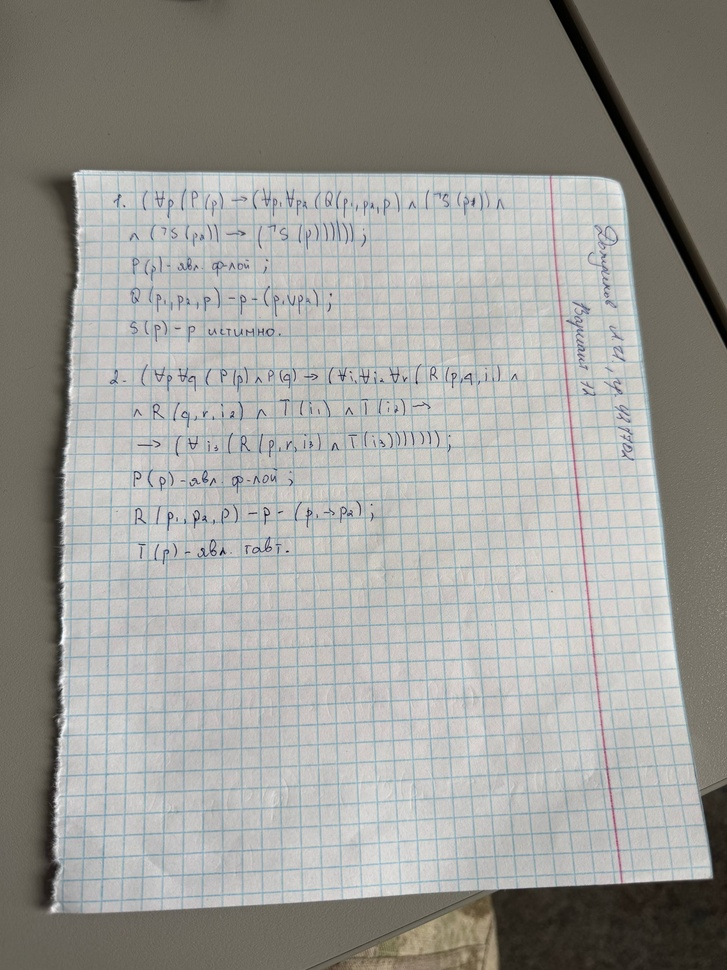
#> input picture sem4/MOIS/lab1/photo_2026-04-26_15-52-47.jpg, 727 x 970 px, shrunk from 1920 x 2560 before the run
$ python lab2_filters.py ../../../sem4/MOIS/lab1/photo_2026-04-26_15-52-47.jpg
#> lines starting #> are read from the running program, lines starting #| are printed output that depends on the picture
# -*- coding: utf-8 -*-

from pathlib import Path
import numpy as np
from PIL import Image, ImageDraw
import matplotlib
matplotlib.use('Agg')
import matplotlib.pyplot as plt

OUT = Path('results')
OUT.mkdir(exist_ok=True)
plt.rcParams.update({'font.family': 'DejaVu Sans',
                     'font.size': 10, 'figure.dpi': 150})

def u8(a):
    return np.rint(np.clip(a, 0, 255)).astype(np.uint8)

def test_image():
    y, x = np.mgrid[:256, :256]
    a = 35 + 150*x/255 + 12*np.sin(y/8)
    im = Image.fromarray(u8(a))
    d = ImageDraw.Draw(im)
    d.rectangle((18, 24, 108, 110), fill=55, outline=240,
                width=3)
    d.ellipse((139, 22, 232, 115), fill=215, outline=20,
              width=3)
    d.polygon([(28, 211), (79, 130), (126, 211)], fill=170)
    for k in range(8):
        d.rectangle((143+10*k, 144, 147+10*k, 220), fill=25)
    d.line((12, 238, 243, 238), fill=250, width=2)
    return np.asarray(im).copy()

def load_gray(path=None):
    if path is None:
        return test_image()
    with Image.open(path) as im:
#> im is the input picture: PIL image 727x970 RGB; mean R, G, B 156.1, 155.8, 151.3
        return np.asarray(im.convert('L')).copy()

def grid(images, titles, path, cols=3):
    rows = (len(images)+cols-1)//cols
    fig, axes = plt.subplots(rows, cols,
                             figsize=(3*cols, 3*rows))
    for ax, a, title in zip(np.ravel(axes), images, titles):
        ax.imshow(a, cmap='gray', vmin=0, vmax=255)
        ax.set_title(title)
        ax.axis('off')
    for ax in np.ravel(axes)[len(images):]:
        ax.axis('off')
    fig.tight_layout()
    fig.savefig(OUT/path, bbox_inches='tight')
    plt.close(fig)


import sys
import json
import numpy as np
from scipy import ndimage as ndi
from numpy.lib.stride_tricks import sliding_window_view
from PIL import Image

def median_filter(a, size=3):
    if size < 1 or size % 2 == 0:
        raise ValueError('Window must be positive and odd')
    p = np.pad(a, size//2, mode='symmetric')
    w = sliding_window_view(p, (size, size))
    return np.median(w, axis=(-2, -1))

def bilateral(a, radius=3, spatial=2., intensity=30.):
    a = a.astype(float)
    p = np.pad(a, radius, mode='symmetric')
    total, weights = np.zeros_like(a), np.zeros_like(a)
    h, w = a.shape
    for dy in range(-radius, radius+1):
        for dx in range(-radius, radius+1):
            b = p[radius+dy:radius+dy+h,
                  radius+dx:radius+dx+w]
            weight = np.exp(-(dx*dx+dy*dy)/(2*spatial**2)
                            -(b-a)**2/(2*intensity**2))
            total += weight*b
            weights += weight
    return total/weights

def filters(a):
    a = a.astype(float)
    g = ndi.gaussian_filter(a, 1., mode='reflect')
    return {'mean': u8(ndi.uniform_filter(a, 3)),
            'gaussian': u8(g),
            'median': u8(median_filter(a)),
            'bilateral': u8(bilateral(a)),
            'unsharp': u8(a + (a-g))}

def metrics(ref, a):
    mse = float(np.mean((ref.astype(float)-a)**2))
    psnr = float(10*np.log10(255**2/mse)) if mse else None
    return dict(mse=mse, psnr=psnr)

def main(path=None):
    clean = load_gray(path)
    rng = np.random.default_rng(9)
    gaussian = u8(clean + rng.normal(0, 20, clean.shape))
#> in u8, `return np.rint(np.clip(a, 0, 255)).astype(np.uint8)`:
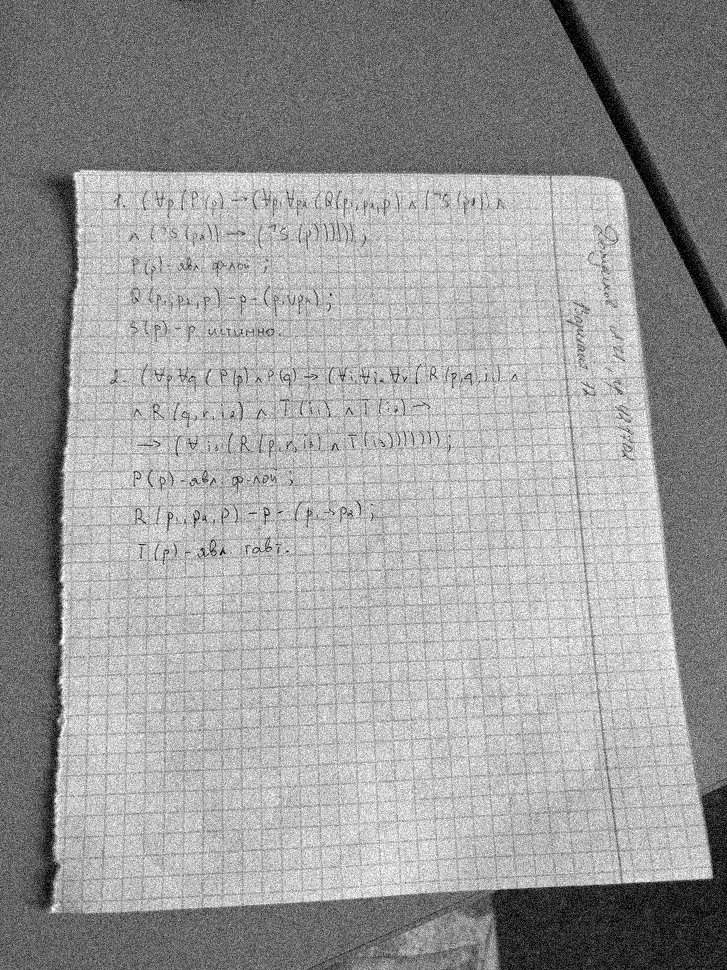
#> returned value: shape (970, 727); min 0, max 255, mean 155.4
    salt = clean.copy()
    r = rng.random(clean.shape)
    salt[r < .025] = 0
    salt[r > .975] = 255
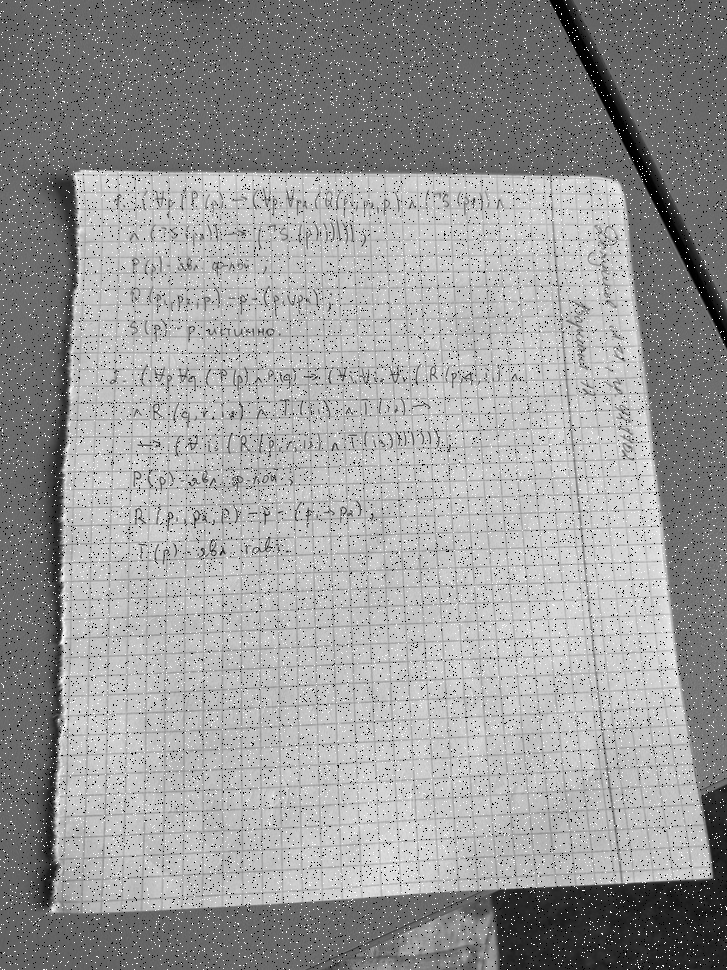
#> salt: shape (970, 727); min 0, max 255, mean 154
    result = {}
    labels = ['Средний 3×3', 'Гауссов σ=1', 'Медианный 3×3',
              'Билатеральный', 'Повышение резкости']
    for name, noisy in [('gaussian', gaussian), ('salt', salt)]:
        outputs = filters(noisy)
        expected = ndi.median_filter(noisy, 3, mode='reflect')
        assert np.array_equal(median_filter(noisy), expected)
        result[name] = {'noisy': metrics(clean, noisy)}
        for key, a in outputs.items():
            result[name][key] = metrics(clean, a)
            Image.fromarray(a).save(OUT/f'{name}_{key}.png')
        images = [clean, noisy] + list(outputs.values())
        grid(images, ['Оригинал', 'С шумом']+labels,
             f'filters_{name}.png')
#> this loop made 2 passes
#> (name, rows in grid) on passes 1 to 2: ('gaussian', 3), ('salt', 3)
#> pass 1, in bilateral, `p = np.pad(a, radius, mode='symmetric')`:
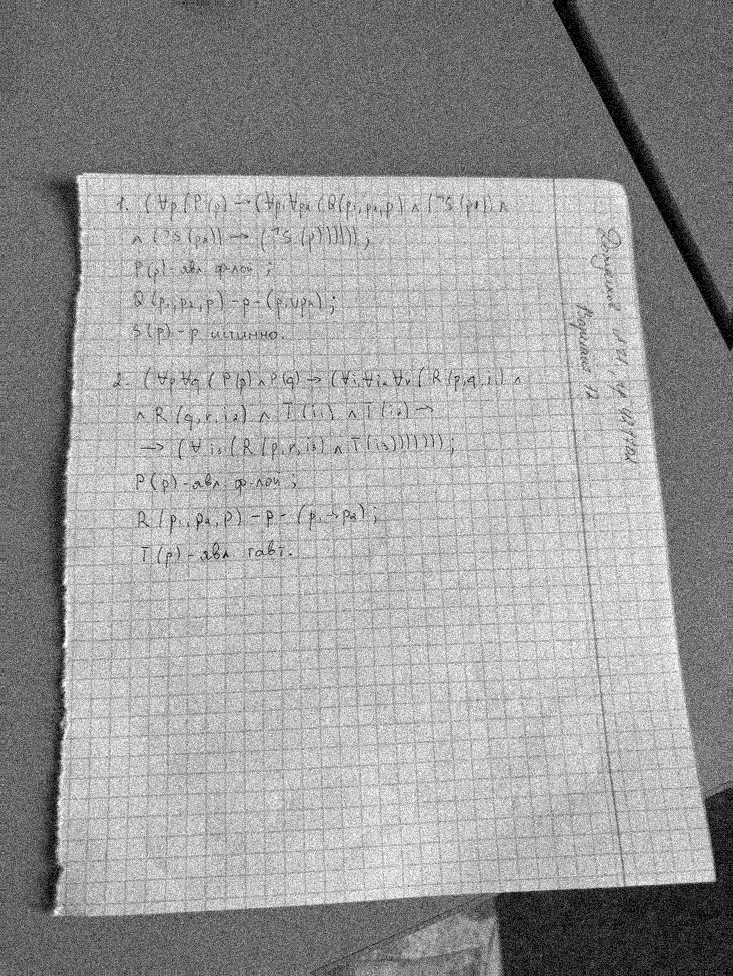
#> p: shape (976, 733) float64; min 0, max 255, mean 154.6
#> pass 1, in grid, `fig.savefig(OUT/path, bbox_inches='tight')`:
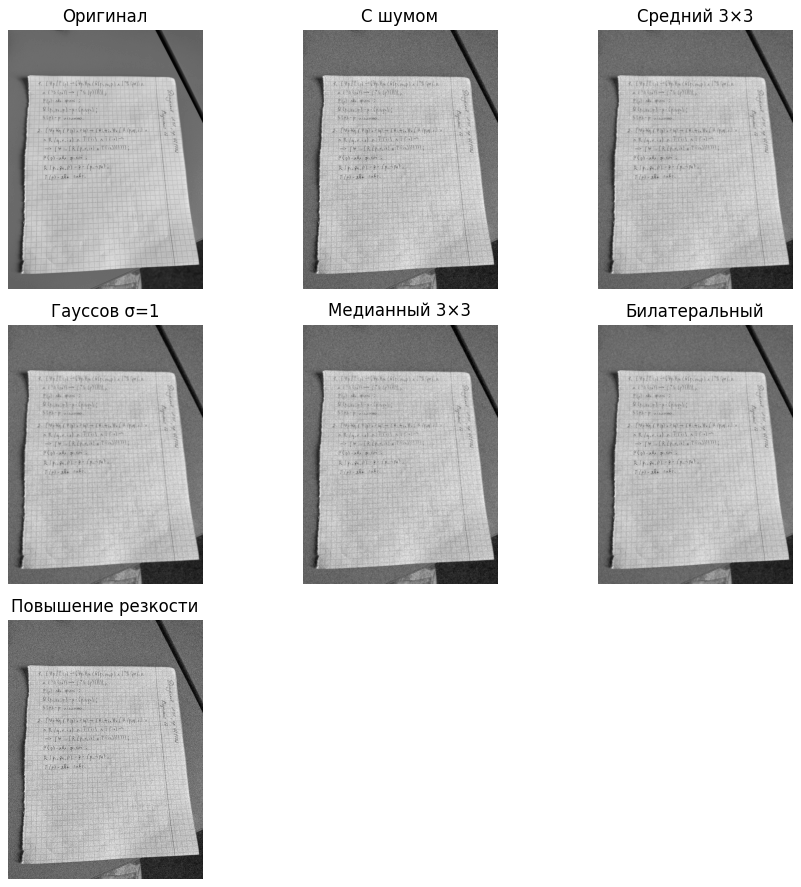
#> figure drawn by matplotlib, 7 panels
#> after the loop, result = 2 items
    (OUT/'lab2.json').write_text(json.dumps(result, indent=2))
    print('Лабораторная работа 2. Предварительная обработка изображений')
    noise_names = {'gaussian': 'Гауссов шум', 'salt': 'Шум «соль и перец»'}
    method_names = {'noisy': 'Изображение с шумом',
                    'mean': 'Средний фильтр',
                    'gaussian': 'Гауссов фильтр',
                    'median': 'Медианный фильтр',
                    'bilateral': 'Билатеральный фильтр',
                    'unsharp': 'Повышение резкости'}
    for noise, methods in result.items():
        print(f'\n{noise_names[noise]}')
        print(f"{'Метод':<26} {'MSE':>14} {'PSNR, дБ':>14}")
        for method, values in methods.items():
            psnr = (f"{values['psnr']:.6f}"
                    if values['psnr'] is not None else 'бесконечность')
            print(f"{method_names[method]:<26} "
                  f"{values['mse']:>14.6f} {psnr:>14}")
#> this loop made 2 passes
#> noise on passes 1 to 2: 'gaussian', 'salt'
#> (printed output is left out)

if __name__ == '__main__':
    main(sys.argv[1] if len(sys.argv) > 1 else None)
